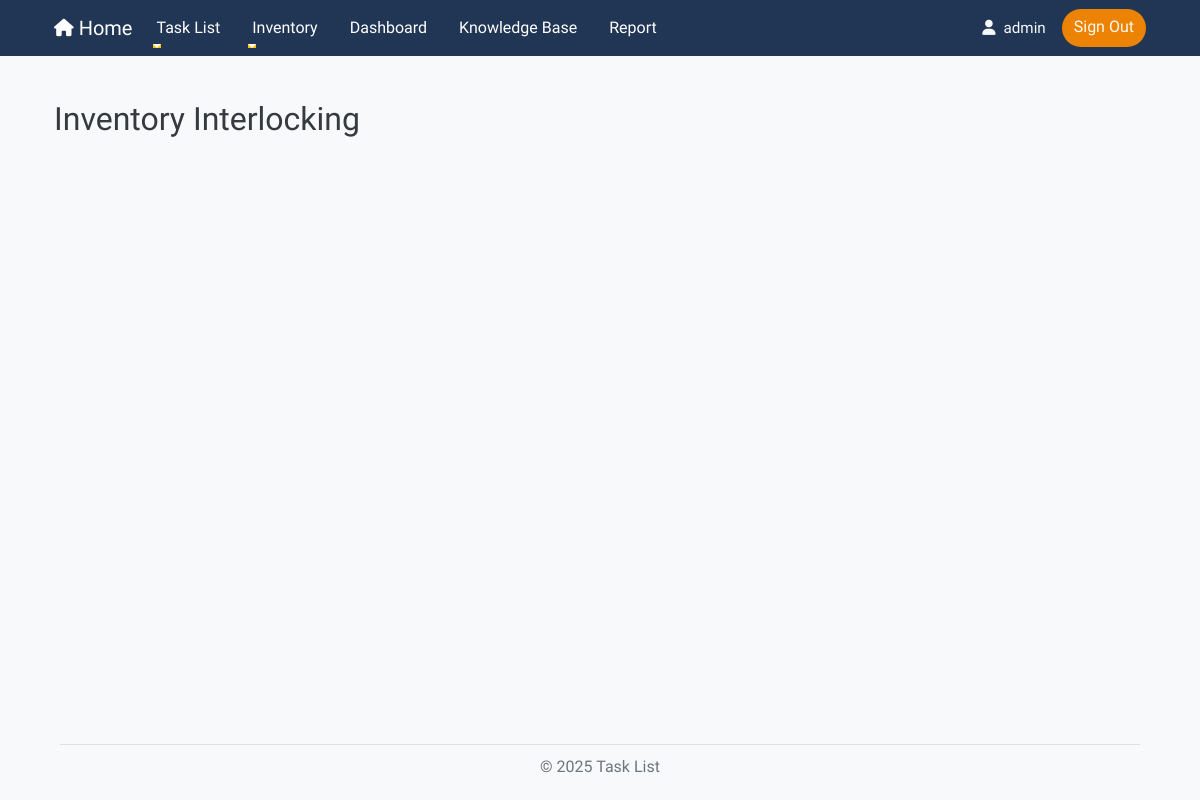
Page /inventory/inventory_IL (signed in) on the earlier database version.
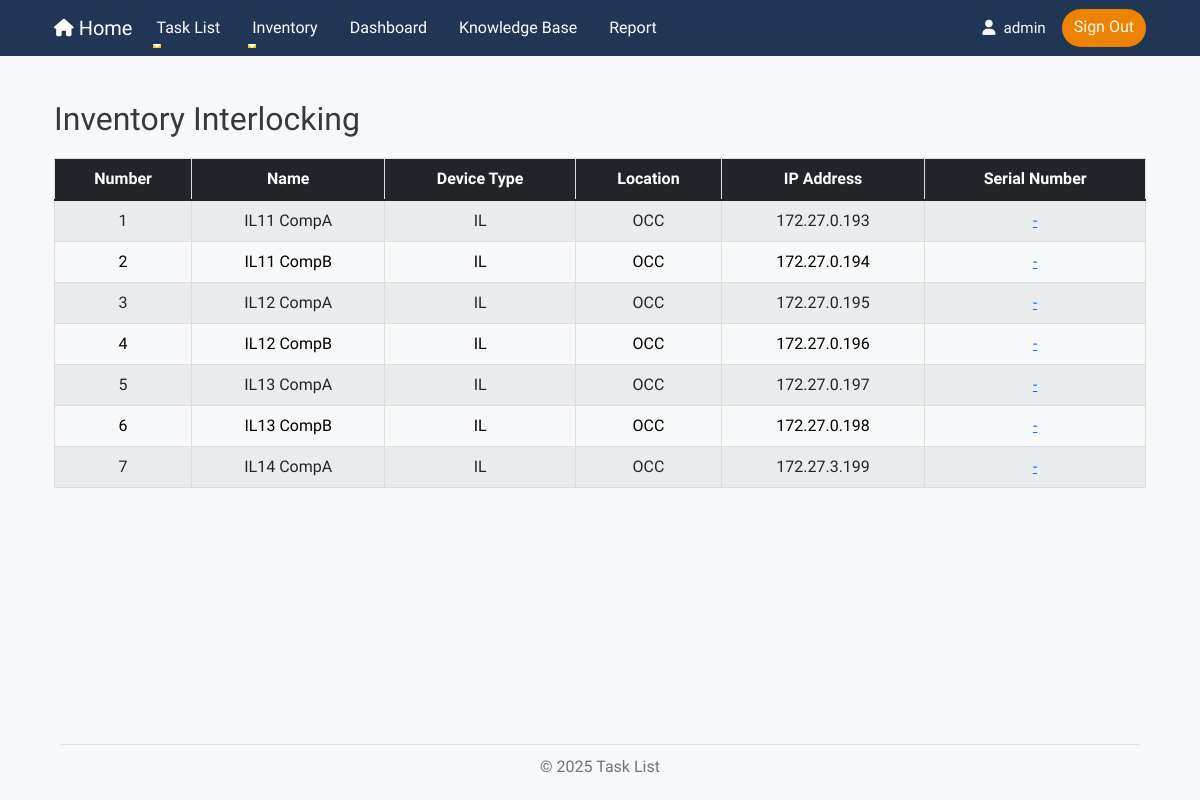
Same page on the later database version.
### app/models/DeviceName.py (models this page shows, shortened)
class DeviceName(db.Model):
    id = db.Column(db.Integer, primary_key=True)
    name = db.Column(db.String(100), nullable=False)
    device_type_id = db.Column(db.Integer, db.ForeignKey('device_type.id'), nullable=False)
    location_id = db.Column(db.Integer, db.ForeignKey('location.id'), nullable=False)
    device_type = db.relationship('DeviceType', backref=db.backref('device_names', lazy=True))
    location = db.relationship('Location', backref=db.backref('device_names', lazy=True))
    bound = db.Column(db.String(100), nullable=True)
    inandout = db.Column(db.String(100), nullable=True)
    serial_number = db.Column(db.String(100), nullable=True)
    ip_address = db.Column(db.String(45), nullable=True)
    mac_address = db.Column(db.String(17), nullable=True)
    channel = db.Column(db.String(50), nullable=True)
    device_role = db.Column(db.String(50), nullable=True)
    force_data = db.Column(db.String(50), nullable=True)
    vac_white = db.Column(db.String(50), nullable=True)
    current_white = db.Column(db.String(50), nullable=True)
    vac_red = db.Column(db.String(50), nullable=True)
    current_red = db.Column(db.String(50), nullable=True)
    vac_yellow = db.Column(db.String(50), nullable=True)
    current_yellow = db.Column(db.String(50), nullable=True)
    f1_f2 = db.Column(db.String(50), nullable=True)
    red_module = db.Column(db.String(50), nullable=True)
    white_module = db.Column(db.String(50), nullable=True)
    yellow_module = db.Column(db.String(50), nullable=True)

### app/models/DeviceType.py (models this page shows, shortened)
class DeviceType(db.Model):
    id = db.Column(db.Integer, primary_key=True)
    name = db.Column(db.String(50), nullable=False)
    line_id = db.Column(db.Integer, db.ForeignKey('line.id'), nullable=False)
    line = db.relationship('Line', backref=db.backref('device_types', lazy=True))

### app/models/Location.py (models this page shows, shortened)
class Location(db.Model):
    id = db.Column(db.Integer, primary_key=True)
    name = db.Column(db.String(50), nullable=False)
    line_id = db.Column(db.Integer, db.ForeignKey('line.id'), nullable=False)
    line = db.relationship('Line', backref=db.backref('locations', lazy=True))

### app/inventory/routes.py (the view)
@inventory_bp.route('/inventory_IL', endpoint='inventory_il')
@login_required
def inventory_il():
        devices = DeviceName.query.join(DeviceType).filter(DeviceType.name == 'IL').all()
        return render_template("inventory_il.html", devices=devices)

### app/inventory/templates/inventory/inventory_il.html (shortened to what this page needs)
{% import "bootstrap/wtf.html" as wtf %}
{% extends "layout.html" %}
{% block content %}
<!DOCTYPE html>
<html lang="en">
<head>
    <link rel="stylesheet" href="https://cdn.jsdelivr.net/npm/bootstrap@5.1.3/dist/css/bootstrap.min.css">
    <link rel="stylesheet" href="https://cdn.jsdelivr.net/npm/bootstrap-table/dist/bootstrap-table.min.css">
    <link rel="stylesheet" href="{{ url_for('static', filename='/style.css') }}">
</head>
<body>
<div class="container">
    <br>
    <h2>Inventory Interlocking</h2>
    {% if devices %}
    <table data-toggle="table"
           data-search="true"
           data-pagination="true"
           data-page-list="[20, 50, 100, 150, all]"
           data-page-size="20"
           class="table table-striped table-hover">
        <thead class="table-dark">
            <tr>
                <th data-sortable="true" data-field="number">Number</th>
                <th data-sortable="true" data-field="name">Name</th>
                <th data-sortable="true" data-field="device_type">Device Type</th>
                <th data-sortable="true" data-field="location_name">Location</th>
                <th data-sortable="true" data-field="ip_address">IP Address</th>
                <th data-sortable="true" data-field="serial_number">Serial Number</th>
            </tr>
        </thead>
        <tbody>
            {% for device in devices %}
            <tr>
                <td>{{ loop.index }}</td>
                <td>{{ device.name }}</td>
                <td>{{ device.device_type.name if device.device_type else '-' }}</td>
                <td>{{ device.location.name if device.location else '-' }}</td>
                <td>{{ device.ip_address or ('-') }}</td>
                <td>
                    <a href="{{ url_for('inventory.edit_serial_il', device_id=device.id) }}">
                        {{ device.serial_number or ('-') }}
                    </a>
                </td>
            </tr>
            {% endfor %}
        </tbody>
    </table>
    {% endif %}
</div>
</body>
</html>
{% endblock %}

Differences in the rows shown:
added DeviceName: name "IL11 CompA", device_type "IL", location "OCC", ip_address "172.27.0.193", serial_number "-"
added DeviceName: name "IL11 CompB", device_type "IL", location "OCC", ip_address "172.27.0.194", serial_number "-"
added DeviceName: name "IL12 CompA", device_type "IL", location "OCC", ip_address "172.27.0.195", serial_number "-"
added DeviceName: name "IL12 CompB", device_type "IL", location "OCC", ip_address "172.27.0.196", serial_number "-"
added DeviceName: name "IL13 CompA", device_type "IL", location "OCC", ip_address "172.27.0.197", serial_number "-"
added DeviceName: name "IL13 CompB", device_type "IL", location "OCC", ip_address "172.27.0.198", serial_number "-"
added DeviceName: name "IL14 CompA", device_type "IL", location "OCC", ip_address "172.27.3.199", serial_number "-"
Other differences:
text now shown: "Number Name Device Type Location IP Address Serial Number"
